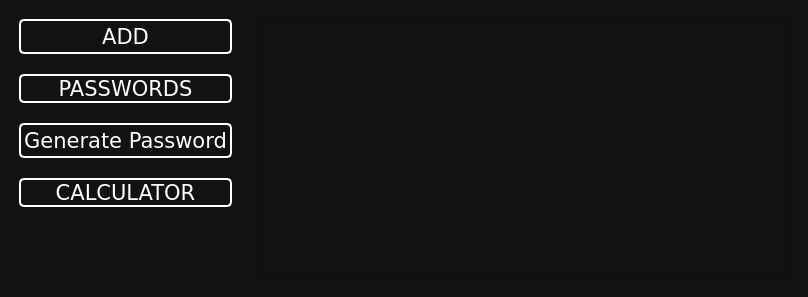
<?xml version="1.0" encoding="UTF-8"?>
<ui version="4.0">
 <class>MainWindow</class>
 <widget class="QMainWindow" name="MainWindow">
  <property name="geometry">
   <rect>
    <x>0</x>
    <y>0</y>
    <width>808</width>
    <height>297</height>
   </rect>
  </property>
  <property name="windowTitle">
   <string>MainWindow</string>
  </property>
  <property name="styleSheet">
   <string notr="true">QWidget {
    background-color: #121212;
    color: white;
    font-family: Verdana;
    font-size: 16pt;
    margin: 10px;
}

QPushButton {
    border: 2px solid gray;
    border-radius: 5px;
	border-color: white;
}

QPushButton#btn_add, #btn_save, #btn_gen_password, #btn_idk {
    padding: 3px;
}

QPushButton:hover {
    border-color: #090;
}

QPushButton:pressed {
    border: 4px solid #090;
    border-radius: 5px;
}

QPushButton:checked {
	background-color: #006300;
	border-color: #090;
}
</string>
  </property>
  <property name="windowFilePath">
   <string/>
  </property>
  <widget class="QWidget" name="centralwidget">
   <layout class="QHBoxLayout" name="horizontalLayout">
    <item>
     <layout class="QVBoxLayout" name="layout_main">
      <property name="spacing">
       <number>0</number>
      </property>
      <item>
       <widget class="QPushButton" name="btn_add">
        <property name="sizePolicy">
         <sizepolicy hsizetype="Minimum" vsizetype="Fixed">
          <horstretch>0</horstretch>
          <verstretch>0</verstretch>
         </sizepolicy>
        </property>
        <property name="text">
         <string>ADD</string>
        </property>
       </widget>
      </item>
      <item>
       <widget class="QPushButton" name="btn_passwords">
        <property name="sizePolicy">
         <sizepolicy hsizetype="Minimum" vsizetype="Fixed">
          <horstretch>0</horstretch>
          <verstretch>0</verstretch>
         </sizepolicy>
        </property>
        <property name="text">
         <string>PASSWORDS</string>
        </property>
       </widget>
      </item>
      <item>
       <widget class="QPushButton" name="btn_gen_password">
        <property name="sizePolicy">
         <sizepolicy hsizetype="Minimum" vsizetype="Fixed">
          <horstretch>0</horstretch>
          <verstretch>0</verstretch>
         </sizepolicy>
        </property>
        <property name="text">
         <string>Generate Password</string>
        </property>
       </widget>
      </item>
      <item>
       <widget class="QPushButton" name="btn_calc">
        <property name="sizePolicy">
         <sizepolicy hsizetype="Minimum" vsizetype="Fixed">
          <horstretch>0</horstretch>
          <verstretch>0</verstretch>
         </sizepolicy>
        </property>
        <property name="text">
         <string>CALCULATOR</string>
        </property>
       </widget>
      </item>
      <item>
       <spacer name="verticalSpacer">
        <property name="orientation">
         <enum>Qt::Orientation::Vertical</enum>
        </property>
        <property name="sizeHint" stdset="0">
         <size>
          <width>20</width>
          <height>40</height>
         </size>
        </property>
       </spacer>
      </item>
     </layout>
    </item>
    <item>
     <layout class="QVBoxLayout" name="layout_where">
      <item>
       <widget class="QTableWidget" name="tableWidget"/>
      </item>
     </layout>
    </item>
   </layout>
  </widget>
 </widget>
 <resources/>
 <connections/>
</ui>
